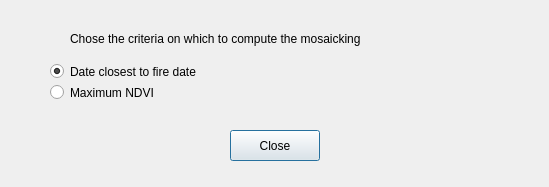
<?xml version="1.0" encoding="UTF-8"?>
<ui version="4.0">
 <class>Layer_Preview</class>
 <widget class="QDialog" name="Layer_Preview">
  <property name="geometry">
   <rect>
    <x>0</x>
    <y>0</y>
    <width>549</width>
    <height>187</height>
   </rect>
  </property>
  <property name="windowTitle">
   <string>Criteria for mosaicking computation</string>
  </property>
  <widget class="QPushButton" name="btnClose">
   <property name="geometry">
    <rect>
     <x>230</x>
     <y>130</y>
     <width>90</width>
     <height>31</height>
    </rect>
   </property>
   <property name="palette">
    <palette>
     <active>
      <colorrole role="PlaceholderText">
       <brush brushstyle="SolidPattern">
        <color alpha="128">
         <red>85</red>
         <green>170</green>
         <blue>255</blue>
        </color>
       </brush>
      </colorrole>
     </active>
     <inactive>
      <colorrole role="PlaceholderText">
       <brush brushstyle="SolidPattern">
        <color alpha="128">
         <red>85</red>
         <green>170</green>
         <blue>255</blue>
        </color>
       </brush>
      </colorrole>
     </inactive>
     <disabled>
      <colorrole role="PlaceholderText">
       <brush brushstyle="SolidPattern">
        <color alpha="128">
         <red>85</red>
         <green>170</green>
         <blue>255</blue>
        </color>
       </brush>
      </colorrole>
     </disabled>
    </palette>
   </property>
   <property name="text">
    <string>Close</string>
   </property>
  </widget>
  <widget class="QWidget" name="gridLayoutWidget">
   <property name="geometry">
    <rect>
     <x>50</x>
     <y>20</y>
     <width>439</width>
     <height>80</height>
    </rect>
   </property>
   <layout class="QGridLayout" name="gridLayout">
    <item row="1" column="1">
     <widget class="QLabel" name="label_2">
      <property name="text">
       <string>Date closest to fire date</string>
      </property>
     </widget>
    </item>
    <item row="0" column="1">
     <widget class="QLabel" name="label">
      <property name="text">
       <string>Chose the criteria on which to compute the mosaicking</string>
      </property>
     </widget>
    </item>
    <item row="2" column="1">
     <widget class="QLabel" name="label_3">
      <property name="text">
       <string>Maximum NDVI</string>
      </property>
     </widget>
    </item>
    <item row="1" column="0">
     <widget class="QRadioButton" name="radioButtonDate">
      <property name="sizePolicy">
       <sizepolicy hsizetype="Maximum" vsizetype="Fixed">
        <horstretch>0</horstretch>
        <verstretch>0</verstretch>
       </sizepolicy>
      </property>
      <property name="text">
       <string/>
      </property>
      <property name="checked">
       <bool>true</bool>
      </property>
     </widget>
    </item>
    <item row="2" column="0">
     <widget class="QRadioButton" name="radioButtonIndex">
      <property name="sizePolicy">
       <sizepolicy hsizetype="Maximum" vsizetype="Fixed">
        <horstretch>0</horstretch>
        <verstretch>0</verstretch>
       </sizepolicy>
      </property>
      <property name="text">
       <string/>
      </property>
     </widget>
    </item>
   </layout>
  </widget>
 </widget>
 <resources/>
 <connections/>
</ui>
